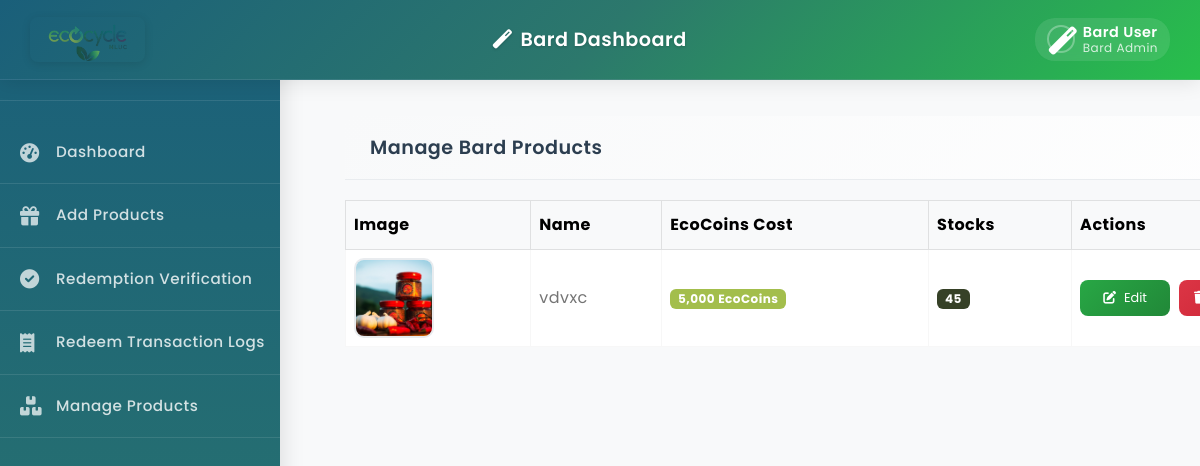
Page /admin/managebardproducts.php on the earlier database version.
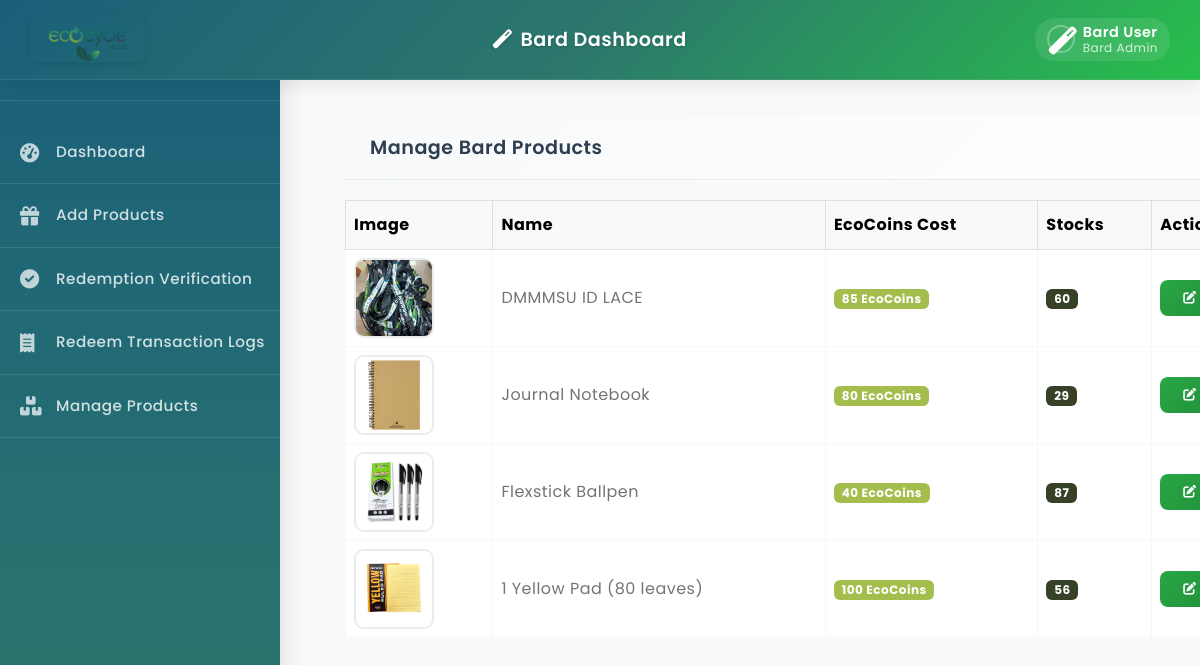
Same page on the later database version.
### tables this page shows
CREATE TABLE `bardproducts` (
  `id` int(11) NOT NULL AUTO_INCREMENT,
  `name` varchar(255) NOT NULL,
  `description` text DEFAULT NULL,
  `ecocoins_cost` int(11) NOT NULL,
  `stocks` int(11) NOT NULL DEFAULT 0,
  `image` varchar(255) DEFAULT NULL,
  `created_at` timestamp NOT NULL DEFAULT current_timestamp(),
  `updated_at` timestamp NOT NULL DEFAULT current_timestamp() ON UPDATE current_timestamp(),
  PRIMARY KEY (`id`)
);

### admin/managebardproducts.php (the view, shortened to what this page needs)
<?php
include '../config/database.php';
$products = [];
try {
    $stmt = $pdo->query("SELECT * FROM bardproducts ORDER BY created_at DESC");
    $products = $stmt->fetchAll();
} catch (Exception $e) {
    $error_message = $e->getMessage();
}
include 'bardheader.php';
?>
<!DOCTYPE html>
<html lang="en">
<head>
    <link href="https://cdn.jsdelivr.net/npm/bootstrap@5.3.0-alpha3/dist/css/bootstrap.min.css" rel="stylesheet">
    <link rel="stylesheet" href="https://cdnjs.cloudflare.com/ajax/libs/font-awesome/6.0.0-beta3/css/all.min.css">
    <link rel="stylesheet" type="text/css" href="../css/vendor.css">
    <link rel="stylesheet" type="text/css" href="../style.css">
</head>
<body>
<?php include 'bardsidebar.php'; ?>
<div class="main-content">
    <div class="container-fluid">
    <div class="products-card" style="background:transparent;box-shadow:none;border:none;">
            <div class="card-header">
                <h5 class="card-title">Manage Bard Products</h5>
            </div>
            <div class="card-body">
                <?php if (empty($products)): ?>
                    <div class="empty-state">
                        <i class="fas fa-box-open"></i>
                        <h4>No Products Found</h4>
                        <p>No bard products have been added yet.</p>
                    </div>
                <?php else: ?>
                <div class="table-responsive">
                    <table class="table table-bordered table-hover align-middle">
                        <thead class="table-light">
                            <tr>
                                <th>Image</th>
                                <th>Name</th>
                                <th>EcoCoins Cost</th>
                                <th>Stocks</th>
                                <th>Actions</th>
                            </tr>
                        </thead>
                        <tbody>
                        <?php foreach ($products as $product): ?>
                            <tr>
                                <td><img src="../<?php echo htmlspecialchars($product['image']); ?>" class="product-img-preview" alt="<?php echo htmlspecialchars($product['name']); ?>"></td>
                                <td><?php echo htmlspecialchars($product['name']); ?></td>
                                <td><span class="badge bg-success"><?php echo number_format($product['ecocoins_cost']); ?> EcoCoins</span></td>
                                <td><span class="badge bg-secondary"><?php echo $product['stocks']; ?></span></td>
                                <td>
                                    <button class="btn btn-edit btn-action btn-sm me-1" onclick="openEditStockModal(<?php echo $product['id']; ?>, '<?php echo htmlspecialchars(addslashes($product['name'])); ?>', <?php echo $product['stocks']; ?>, <?php echo $product['ecocoins_cost']; ?>)"><i class="fas fa-edit me-1"></i>Edit</button>
                                    <button class="btn btn-delete btn-action btn-sm" onclick="deleteProduct(<?php echo $product['id']; ?>)"><i class="fas fa-trash me-1"></i>Delete</button>
                                </td>
                            </tr>
                        <?php endforeach; ?>
                        </tbody>
                    </table>
                </div>
                <?php endif; ?>
            </div>
        </div>
    </div>
</div>
</body>
</html>

### admin/bardheader.php (shortened to what this page needs)
<!DOCTYPE html>
<html lang="en">
  <head>
    <link rel="stylesheet" href="https://cdn.jsdelivr.net/npm/swiper@9/swiper-bundle.min.css">
    <link href="https://cdn.jsdelivr.net/npm/bootstrap@5.3.0-alpha3/dist/css/bootstrap.min.css" rel="stylesheet">
    <link rel="stylesheet" type="text/css" href="../css/vendor.css">
    <link rel="stylesheet" type="text/css" href="../style.css">
    <link rel="stylesheet" href="https://cdnjs.cloudflare.com/ajax/libs/font-awesome/6.0.0-beta3/css/all.min.css">
  </head>
  <body>
    <header class="bard-header">
      <div class="header-content">
        <div class="header-left">
          <div class="logo-section">
              <img src="../images/logo.png.png" alt="Ecocycle Logo" class="logo-img">
          </div>
        </div>
        <div class="header-center">
          <h4 class="page-title"><i class="fas fa-magic me-2"></i>Bard Dashboard</h4>
        </div>
        <div class="header-right">
          <div class="header-actions">
            <div class="bard-profile dropdown" data-bs-toggle="dropdown" aria-expanded="false" style="cursor:pointer; padding: 6px 12px; gap: 8px;">
              <i class="fas fa-magic bard-avatar" style="font-size: 28px; color: white; width: 28px; height: 28px; border-radius: 50%; border: 2px solid rgba(255,255,255,0.3); object-fit: cover;"></i>
              <div class="bard-info">
                <p class="bard-name" style="font-size: 0.9rem; font-weight: 600; margin: 0; line-height: 1.2;">Bard User</p>
                <p class="bard-role" style="font-size: 0.75rem; color: rgba(255,255,255,0.8); margin: 0; line-height: 1.2;">Bard Admin</p>
              </div>
            </div>
          </div>
        </div>
      </div>
    </header>
  </body>
</html>

### admin/bardsidebar.php (shortened to what this page needs)
<div class="bard-sidebar pt-0">
  <div class="bard-logo-section">
    <div class="bard-logo">
    </div>
  </div>
  <a href="barddashboard.php" class="bard-menu-item">
    <i class="fas fa-tachometer-alt"></i>
    <span class="bard-menu-text">Dashboard</span>
  </a>
  <a href="bardaddproducts.php" class="bard-menu-item">
    <i class="fas fa-gift"></i>
    <span class="bard-menu-text">Add Products</span>
  </a>
  <a href="bardredemptionverification.php" class="bard-menu-item">
    <i class="fas fa-check-circle"></i>
    <span class="bard-menu-text">Redemption Verification</span>
  </a>
  <a href="bardredemptionlogs.php" class="bard-menu-item">
    <i class="fas fa-receipt"></i>
    <span class="bard-menu-text">Redeem Transaction Logs</span>
  </a>
  <a href="managebardproducts.php" class="bard-menu-item">
    <i class="fas fa-boxes"></i>
    <span class="bard-menu-text">Manage Products</span>
  </a>
</div>

### style.css (style rules this page uses)
body { font-family: 'Poppins', sans-serif; --heading-font : "Inter", sans-serif; --bs-link-color: #333; --bs-link-hover-color:#333; --bs-link-color-rgb: 40,40,40; --bs-link-hover-color-rgb: 0,0,0; --bs-light-rgb: 248, 248, 248; --bs-font-sans-serif: "Inter", sans-serif; --bs-body-font-family: 'Poppins', sans-serif; --bs-body-font-size: 1rem; --bs-body-font-weight: 400; --bs-body-line-height: 2; --bs-body-color: #747474; --bs-primary: #6BB252; --bs-primary-rgb: 107, 178, 82; --bs-secondary: #364127; --bs-secondary-rgb: 54, 65, 39; --bs-danger: #F95F09; --bs-danger-rgb: 249, 95, 9; --bs-success: #a3be4c; --bs-success-rgb: 163, 190, 76; --bs-primary-bg-subtle: #FFF9EB; --bs-success-bg-subtle: #eef5e5; --bs-border-color: #F7F7F7; }
body { letter-spacing: 0.03em; }
h1,h2,h3,h4,h5,h6 { font-family: 'Poppins', sans-serif; color: var(--bs-dark); font-weight: 700; }
.container, .container-fluid, .container-lg, .container-md, .container-sm, .container-xl, .container-xxl { --bs-gutter-x: 3rem; }
.main-content { width: 100%; padding-left: 0; padding-right: 0; }

### admin/bardheader.php (style rules this page uses)
body { padding-top: 80px; font-family: 'Poppins', sans-serif; background-color: #f8f9fa; }
.bard-header { background: linear-gradient(135deg, #1a5f7a 0%, #2c786c 50%, #28bf4b 100%); height: 80px; position: fixed; top: 0; left: 0; width: 100%; z-index: 1100; box-shadow: 0 2px 20px rgba(0,0,0,0.1); border-bottom: 1px solid rgba(255,255,255,0.1); }
.header-content { height: 100%; display: flex; align-items: center; justify-content: space-between; padding: 0 30px; }
.header-left { display: flex; align-items: center; gap: 20px; }
.logo-section { display: flex; align-items: center; gap: 15px; }
.logo-img { height: 45px; border-radius: 8px; box-shadow: 0 2px 10px rgba(0,0,0,0.1); }
.header-center { flex: 1; display: flex; justify-content: center; align-items: center; }
.page-title { color: white; font-weight: 600; font-size: 1.2rem; margin: 0; text-shadow: 0 1px 3px rgba(0,0,0,0.2); }
.header-right { display: flex; align-items: center; gap: 20px; }
.header-actions { display: flex; align-items: center; gap: 15px; }
.bard-profile { display: flex; align-items: center; gap: 8px; padding: 6px 12px; background: rgba(255,255,255,0.1); border-radius: 20px; backdrop-filter: blur(10px); transition: all 0.3s ease; cursor: pointer; }
.bard-avatar { width: 28px; height: 28px; border-radius: 50%; border: 2px solid rgba(255,255,255,0.3); object-fit: cover; }
.bard-info { color: white; text-align: left; }
.bard-name { font-weight: 600; font-size: 0.9rem; margin: 0; line-height: 1.2; }
.bard-role { font-size: 0.75rem; color: rgba(255,255,255,0.8); margin: 0; line-height: 1.2; }

### admin/managebardproducts.php (style rules this page uses)
html, body { overflow-x: hidden; }
body { background-color: #f8f9fa; font-family: 'Poppins', sans-serif; }
.main-content { margin-left: 280px; padding: 20px; min-height: 100vh; background-color: #f8f9fa; width: 100%; }
.container-fluid { max-width: 1200px; margin-left: 25px; margin-right: auto; padding: 0 20px; margin-top: 1rem; box-sizing: border-box; }
.products-card { background: transparent; border-radius: 0; box-shadow: none; border: none; overflow: visible; }
.card-header { background: linear-gradient(135deg, #f8f9fa 0%, #ffffff 100%); border-bottom: 1px solid #e9ecef; padding: 20px 25px; border-radius: 15px 15px 0 0; }
.card-title { font-size: 1.2rem; font-weight: 600; color: #2c3e50; margin: 0; }
.product-img-preview { height: 80px; object-fit: cover; width: 80px; border-radius: 10px; border: 2px solid #e9ecef; }
.btn-action { padding: 8px 15px; font-size: 0.8rem; border-radius: 8px; min-width: 90px; display: inline-flex; align-items: center; justify-content: center; gap: 4px; }
.btn-edit.btn-action { background: linear-gradient(135deg, #28a745 0%, #218838 100%); color: #fff; border: none; }
.table-responsive { margin-top: 20px; }
td, th { vertical-align: middle !important; }
.btn-delete.btn-action { background: linear-gradient(135deg, #dc3545 0%, #c82333 100%); color: #fff; border: none; }

Differences in the rows shown:
removed bardproducts: image (picture), name "vdvxc", ecocoins_cost "5,000", stocks "45"
added bardproducts: image (picture), name "DMMMSU ID LACE", ecocoins_cost "85", stocks "60"
added bardproducts: image (picture), name "Journal Notebook", ecocoins_cost "80", stocks "29"
added bardproducts: image (picture), name "Flexstick Ballpen", ecocoins_cost "40", stocks "87"
added bardproducts: image (picture), name "1 Yellow Pad (80 leaves)", ecocoins_cost "100", stocks "56"
